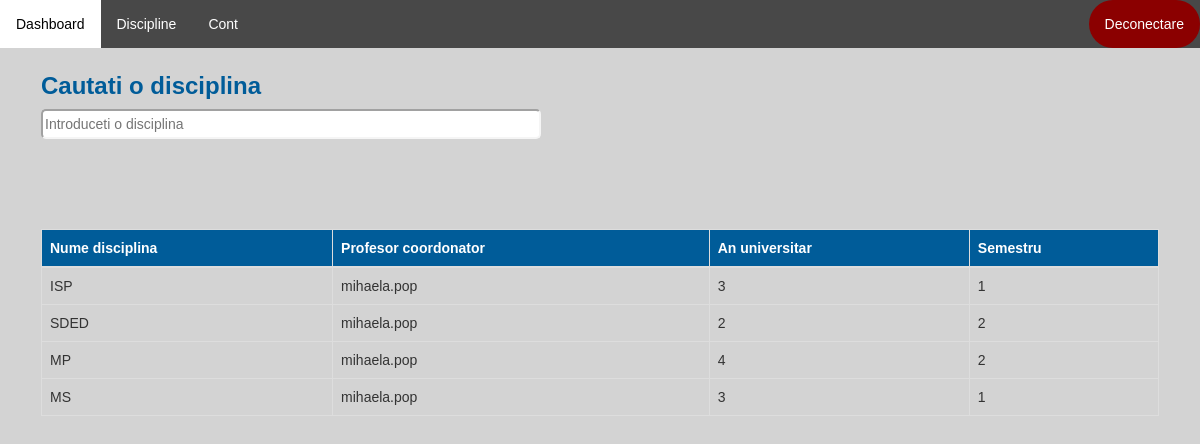
/vizualizare-discipline/ (signed in), run on the app's committed database.
### application/models.py (models this page shows)
class Disciplina(models.Model):
    id = models.AutoField(primary_key=True)
    nume = models.CharField(max_length=100, unique=True)
    profesor = models.ForeignKey(User, on_delete=models.CASCADE)
    an_universitar = models.IntegerField(null=True)
    semestru = models.IntegerField(null=True)

### application/decorators.py (the view)
        def wrapper_func(request, *args, **kwargs):
            user_groups = list()
            for group in request.user.groups.all():
                user_groups.append(group.name)
            if allowed_roles[0] in user_groups:
                return view_func(request, *args, **kwargs)
            else:
                return redirect('dashboard')

### application/functions.py (called while the page is built)
def get_user_info(request):
    user = request.user
    user_groups = [group.name for group in user.groups.all()]
    if 'admin' in user_groups:
        user_type = 'admin'
    elif 'studenti' in user_groups:
        user_type = 'student'
    elif 'secretariat' in user_groups:
        user_type = 'secretar'
    else:
        user_type = 'profesor'
    out = {'user': user,
           'user_groups': user_groups,
           'user_type': user_type
           }
    return out

def create_context(request=None, extract_user_info=True):
    if extract_user_info and not request:
        raise ValueError("request must be set if extract_user_info is True")
    out = {}
    if extract_user_info:
        out.update(get_user_info(request))
    return out

### application/views.py (called while the page is built)
@allowed_users(allowed_roles=['admin'])
@login_required(login_url='login')
def vizualizareDiscipline(request):
    context = create_context(request)
    discipline = Disciplina.objects.all()
    context['discipline'] = discipline
    return render(request, 'application/administrator/vizualizareDiscipline.html', context)\

### application/templates/application/administrator/vizualizareDiscipline.html (shortened to what this page needs)
{% extends 'application/dashboard.html' %}
{% load static %}
{% block article %}
    <div class="content">
        <h3 style="color: #005c99"><b>Cautati o disciplina</b></h3>
        <input type="text" id="myInput" onkeyup="myFunction()"
            placeholder="Introduceti o disciplina" style="width: 500px; height: 30px; border-radius: 5px; border-color: whitesmoke">
    </div>
    <br>
    <div class="table-wrapper-scroll-y custom-scrollbar" style="margin-top: 70px">
            <table class="table table-bordered" id="myTable">
                <thead style="background-color: #005c99; color: white">
                <tr>
                    <th>Nume disciplina</th>
                    <th>Profesor coordonator</th>
                    <th>An universitar</th>
                    <th>Semestru</th>
                </tr>
                </thead>
                <tbody>
                {% for disciplina in discipline %}
                    <tr class="tr">
                        <td>{{ disciplina.nume }}</td>
                        <td>{{ disciplina.profesor }}</td>
                        <td>{{ disciplina.an_universitar }}</td>
                        <td>{{ disciplina.semestru }}</td>
                    </tr>
                {% endfor %}
                </tbody>
            </table>
        </div>
{% endblock %}

### application/templates/application/dashboard.html (shortened to what this page needs)
{% extends 'application/main_layout_application.html' %}
{% load static %}
{% block pages %}
    {% if user_type == 'admin' %}
        <li><a href="{% url 'vizualizareDiscipline' %}">Discipline</a>
    {% endif %}
{% endblock %}

### application/templates/application/main_layout_application.html (shortened to what this page needs)
{% extends 'main_layout.html' %}
{% load static %}
{% block header %}
    <link rel="stylesheet" href="{% static 'application/css/main_layout_application.css' %}">
        <ul class="topnav">
            <li><a href="{% url 'dashboard' %}">Dashboard</a></li>
                {% block pages %}
                {% endblock %}
            <li><a href="{% url 'account' %}">Cont</a>
            <li class="right"><a class="logout" href="{% url 'logout' %}">Deconectare</a></li>
        </ul>
{% endblock %}

### templates/main_layout.html (shortened to what this page needs)
<!DOCTYPE html>
{% load static %}
<html lang="en">
<head>
    <link rel="stylesheet" href="{% static 'css/main_layout.css' %}">
    <link rel="stylesheet" href="{% static 'css/bootstrap_v341.min.css' %}">
</head>
<body>
    <header>
        {% block header %}
        {% endblock %}
    </header>
    <section>
        <article>
            <div class="article">
                {% block article %}
                {% endblock %}
            </div>
        </article>
    </section>
</body>
</html>

### static/css/main_layout.css (style rules this page uses)
.article { padding: 0 16px; margin: 25px; }

### application/static/application/css/main_layout_application.css (style rules this page uses)
body { font-family: Arial, Helvetica, sans-serif; }
body { margin: 0; background-color: lightgray; font-family: Arial, Helvetica, sans-serif; }
ul.topnav { list-style-type: none; margin: 0; padding: 0; overflow: hidden; background-color: #484848; }
ul.topnav li { float: left; }
ul.topnav li a { display: block; color: white; text-align: center; padding: 14px 16px; text-decoration: none; }
ul.topnav li.right { background-color: darkred; float: right; border-radius: 50px; }

### data on the page
Disciplina: nume "ISP", profesor "mihaela.pop", an_universitar "3", semestru "1"
Disciplina: nume "SDED", profesor "mihaela.pop", an_universitar "2", semestru "2"
Disciplina: nume "MP", profesor "mihaela.pop", an_universitar "4", semestru "2"
Disciplina: nume "MS", profesor "mihaela.pop", an_universitar "3", semestru "1"
